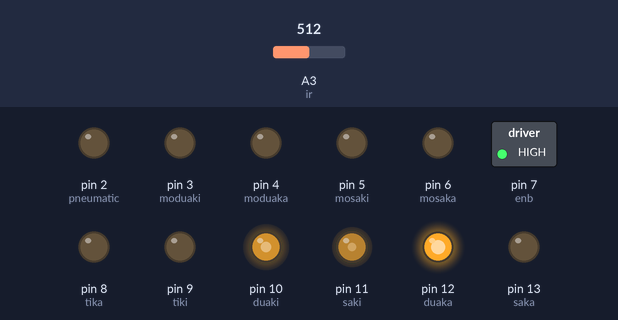
This sketch was run on a simulated Arduino Uno, built with avr-gcc and run on an emulated ATmega328P. Parts: switched loads named in the sketch (green lamp = pin HIGH), output pins drawn as LEDs (lit = HIGH). The inputs (shaded band) are chosen by the test bench; at power-on: A3 (ir) = 512. What the sketch prints to the serial monitor is not drawn.

Above: at 0.1 s.
Timing chart, 0 to 1.6 s (numbered marks = the images above):
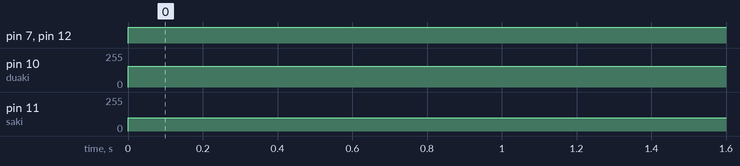

The sketch:

sketch_apr09a.ino
```cpp
#define saka 13
#define saki 11
#define duaka 12
#define duaki 10
#define tika 8
#define tiki 9
#define enb 7
#define mosaka 6
#define mosaki 5
#define moduaka 4
#define moduaki 3
#define pneumatic 2
#define ir A3

void setup() {
  // put your setup code here, to run once:
  Serial.begin(115200);
  pinMode(saka, OUTPUT);
  pinMode(saki, OUTPUT);
  pinMode(duaka, OUTPUT);
  pinMode(duaki, OUTPUT);
  pinMode(tika, OUTPUT);
  pinMode(tiki, OUTPUT);
  pinMode(enb, OUTPUT);
  pinMode(mosaka, OUTPUT);
  pinMode(mosaki, OUTPUT);
  pinMode(moduaka, OUTPUT);
  pinMode(moduaki, OUTPUT);
  pinMode(pneumatic, OUTPUT);
}

int motor1 = -100;
int motor2 = 100;
int motor3 = 0;
bool motora1 = false;
bool motora2 = false;

void loop() {
  // put your main code here, to run repeatedly:
  digitalWrite(enb, HIGH);
  if (motor1 > 0) {
    digitalWrite(saka, HIGH);
    analogWrite(saki, 255 - motor1);
  }
  else if (motor1 < 0) {
    digitalWrite(saka, LOW);
    analogWrite(saki, -motor1);
  }
  if (motor2 > 0) {
    digitalWrite(duaka, HIGH);
    analogWrite(duaki, 255 - motor2);
  }
  else if (motor2 < 0) {
    digitalWrite(duaka, LOW);
    analogWrite(duaki, -motor2);
  }

  if (motor3 > 0) {
    digitalWrite(tika, LOW);
    analogWrite(tiki, motor3);
  }
  else if (motor3 < 0) {
    digitalWrite(tika, HIGH);
    analogWrite(tiki, 255 + motor3);
  }

  if (motora1) {
    digitalWrite(moduaka, LOW);
    analogWrite(moduaki, 255);
  }
  if (motora2) {
    digitalWrite(mosaka, HIGH);
    analogWrite(mosaki, 0);
  }

//  digitalWrite(pneumatic, HIGH);
  Serial.println(scanIr());
}

int scanIr() {
  float A = analogRead(ir) * 0.0048828125;
  double jarak = 65 * pow(A, -1.15);
  double B = (jarak / 1023 * 5) * 100 - 4;
  //Serial.print(B);
  return B;
}
```

Measured:
- by itself, pin 7 (enb), pin 12 (duaka): LOW → HIGH at 0.00 s
- by itself, pin 10 (duaki): 0/255 → 155/255 at 0.00 s
- by itself, pin 11 (saki): 0/255 → 100/255 at 0.00 s
